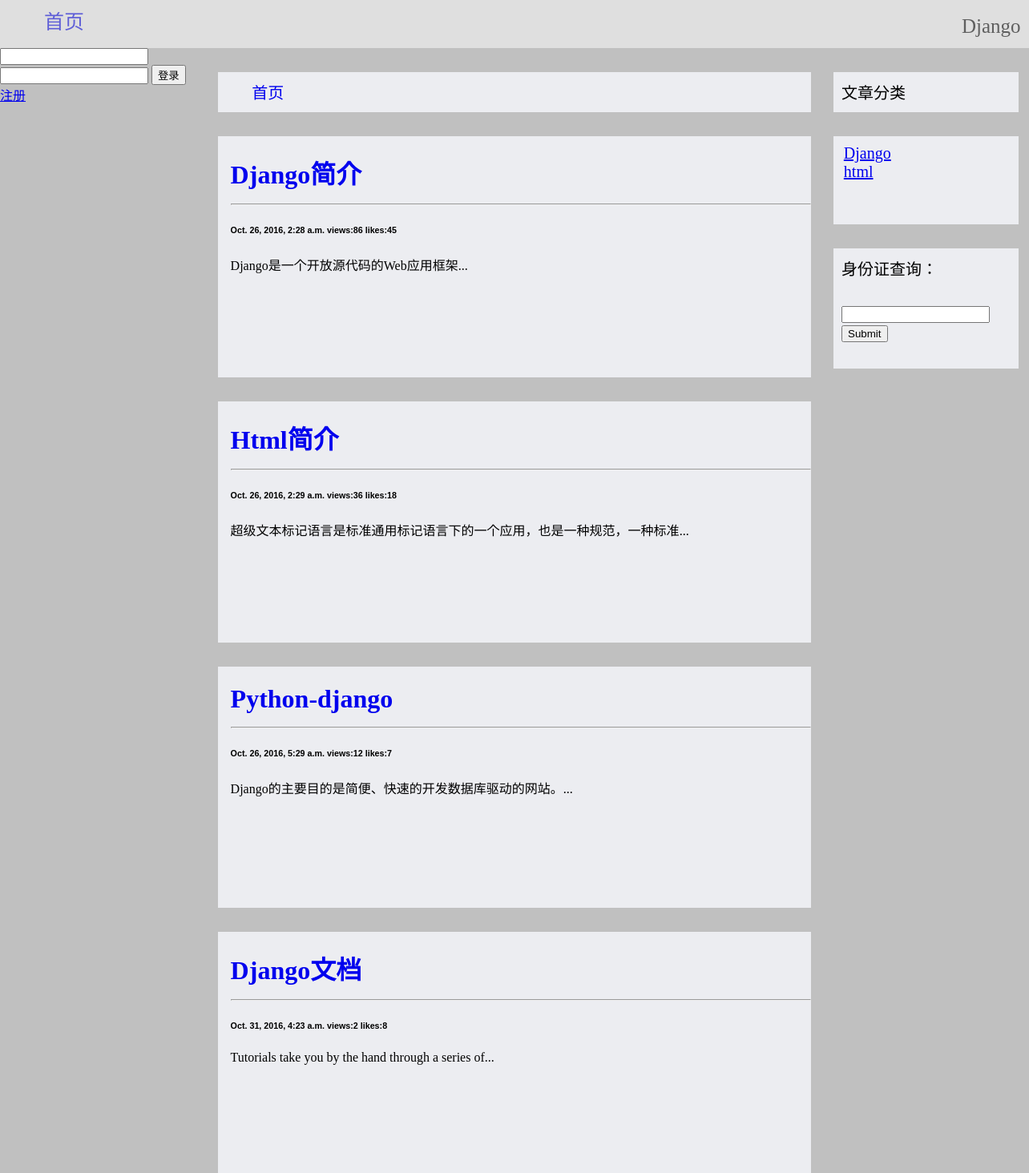
Page /blog/ on the earlier database version.
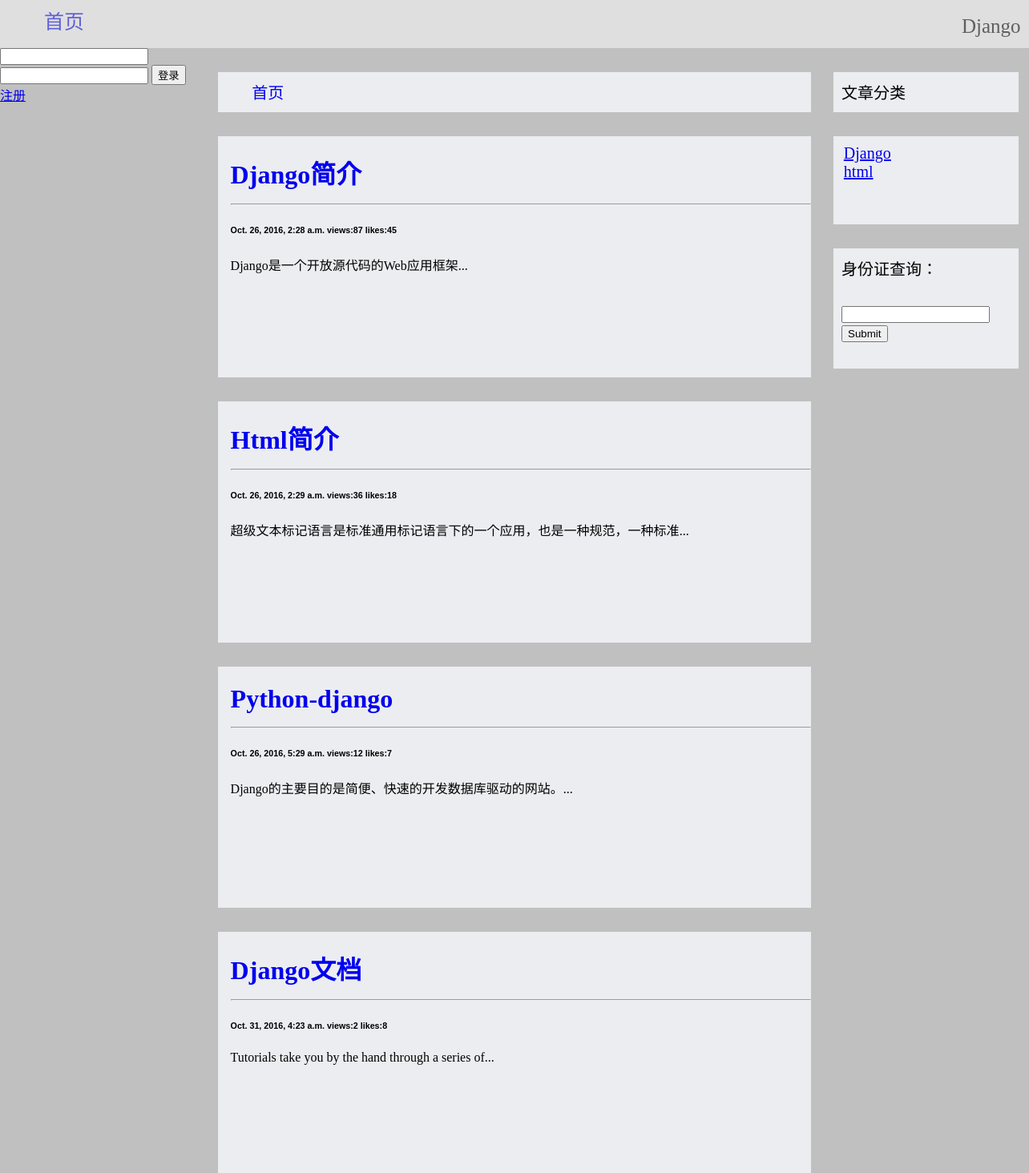
Same page on the later database version.
### djblog/models.py (models this page shows)
class Article(models.Model):
    STATUS_CHOICE = (
        ('d','draft'),
        ('P','published')
    )
    title = models.CharField('标题',max_length=70)
    text = models.TextField('正文')
    created_time = models.DateTimeField('创建时间',auto_now_add=True)
    last_modified_time = models.DateTimeField('修改时间',auto_now=True)
    status = models.CharField('文章状态',max_length=1,choices=STATUS_CHOICE)
    abstract = models.CharField('摘要',max_length=50,blank=True,null=True,help_text='可选，如无则摘取正文前50字符')
    views = models.PositiveIntegerField('浏览量',default=0)
    likes = models.PositiveIntegerField('点赞数',default=0)
    topped = models.BooleanField('置顶',default=False)
    category = models.ForeignKey('Category',verbose_name='分类',null=True,on_delete=models.SET_NULL)
    author = models.ForeignKey('Bloger',verbose_name='作者',null=True,blank=True)
    def __str__(self):
        return self.title
    class meta:
        ordering = ['-last_modified_time']

class Category(models.Model):
    name =models.CharField('类名',max_length=20)
    created_time = models.DateTimeField('创建时间',auto_now_add=True)
    last_modified_time = models.DateTimeField('修改时间',auto_now=True)
    def __str__(self):
        return self.name

### djblog/views.py (the view)
def index(request):
    article_list = Article.objects.all()
    category_list = Category.objects.all()
    content = {'article_list':article_list,
               'category_list':category_list,
               }
    return render(request,'djblog/index.html',content)

### djblog/templates/djblog/index.html (shortened to what this page needs)
{% extends 'djblog/base.html' %}
{% block firstpage %}
    <div class="left">
        {% if not user.is_authenticated %}
        <div>
            <form method="post" action="/blog/login/">
                <input type="text" name="username">
                <input type="text" name="password">
                <input type="submit" value="登录">
            </form>
        </div>
        {% else %}
        <div><a href="/blog/user/{{ user.id }}">你好{{ user.username }}</a></div>
            <a href="/blog/logout/">注销</a>
        {% endif %}
        <a href="/blog/register/">注册</a>
    </div>
    <div class="center">
        <div id="center_navi">
            <ul id="navi_context">
                <li id="ul_1"><a href="/blog" id="navi_homepage">首页</a></li>
            </ul>
        </div>
            {% for article in article_list %}
        <div class="content">
        <a href="/blog/article/{{ article.id }}" id="navi_homepage"><h1>{{ article.title.capitalize }}<hr/></h1></a>
        <pre><h6 id="c_h6">{{ article.created_time }} views:{{ article.views }} likes:{{ article.likes }}</h6></pre>
        <p>{{ article.abstract }}...</p>
        </div>
    {% endfor %}
    </div>
    <div class="right">
        <div id="cate">
            <p id="cate_text">文章分类</p>
        </div>
        <div id="cate_content">
        {% for category in category_list %}
        <a href="/blog/cat/{{ category.id }}">{{ category }}</a><br>
        {% endfor %}
        </div>
        <div id="idcheck">
            <p id="cate_text">身份证查询：</p>
            <form id='cate_text' method="post" action="/blog/api/">
                <input type="text" name="idnum"><br/>
                <input type="submit" name="提交">
            </form>
        </div>
    </div>
{% endblock %}

### djblog/templates/djblog/base.html (shortened to what this page needs)
<!DOCTYPE html>
<html lang="en">
<head>
    {% load static %}
    <link rel="stylesheet" type="text/css" href="{% static 'djblog/style.css' %}">
</head>
<body>
    <div class="navi">
        <div class="homepage">
            <a href="/blog/" class="homepage_p">首页</a>
        </div>
        <div class="name">
            <p>Django</p>
        </div>
    </div>
        {% block firstpage %}{% endblock %}
</body>
</html>

### djblog/static/djblog/style.css (style rules this page uses)
body { background: #C0C0C0; margin: 0px 0px 0px 0px; }
.navi { width: 100%; height: 60px; background-color: white; opacity: 0.5; }
.homepage { float: left; margin-top: 15px ; margin-left: 50px; height: 30px; line-height: 15px; width: 60px; padding-top: 5px; background-color: white; text-align: center; font-size: 25px ; font-family: 微软雅黑; }
.homepage_p { text-decoration: none; }
.name { margin-top: 0px ; margin-left: 1200px; height: 30px; line-height: 5px; width: 60px; padding-top: 5px; background-color: white; text-align: center; font-size: 25px ; font-family: 微软雅黑; }
.left { float: left; width: 20%; height: 800px; margin-top: 0px; margin-left: 0px; background-color: inherit; }
.center { float: left; width: 60%; height: 800px; margin-top: 0px; margin-left: 0px; }
#center_navi { height: 50px; width: 96%; margin-left: 2%; margin-top: 30px; background-color: #ecedf1; }
#navi_context { padding-top: 10px; list-style: none; font-family: 微软雅黑; font-size: 20px; }
#navi_homepage { text-decoration: none; }
#ul_1 { float: left; padding-left: 2px; }
.content { height: 300px; width: 94%; margin-left: 2%; margin-top: 30px; background-color: #ecedf1; padding-left: 2%; padding-top: 1px; }
#c_h6 { font-family: 'Ubuntu', 'Lucida Grande', 'Lucida Sans Unicode', 'Geneva', 'Verdana', sans-serif; }
.right { float: left; width: 20%; height: 800px; margin-top: 0px; margin-left: 0px; background-color: inherit; }
#cate { height:50px; width: 90%; margin-top: 30px; margin-left: 5%; background-color: #ecedf1; }
#cate_text { padding-top: 10px; list-style: none; font-family: 微软雅黑; font-size: 20px; margin-left: 10px; }
#cate_content { height:100px; width: 85%; margin-top: 30px; margin-left: 5%; background-color: #ecedf1; padding-top: 10px; list-style: none; font-family: 微软雅黑; font-size: 20px; padding-left: 5%; }
#idcheck { height:150px; width: 90%; margin-top: 30px; margin-left: 5%; background-color: #ecedf1; }

Differences in the rows shown:
changed Article "Django简介": views "86" → "87"
